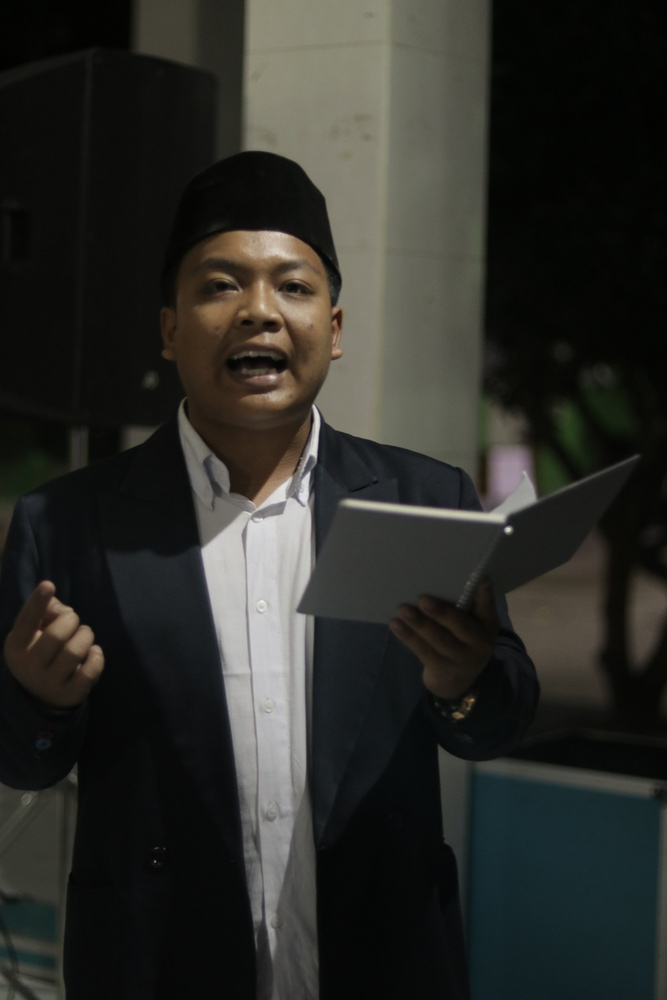
#> input picture uts/foto/foto 4 detail wajah.jpeg, 667 x 1000 px, shrunk from 4000 x 6000 before the run, found by its file name
$ python histogram_equalization.py
#> lines starting #> are read from the running program, lines starting #| are printed output that depends on the picture
import cv2
import matplotlib.pyplot as plt

# membaca gambar
img = cv2.imread(r'D:\kuliah\pengolahan citra\UTS_PengolahanCitra\uts\foto\foto 4 detail wajah.jpeg',0)
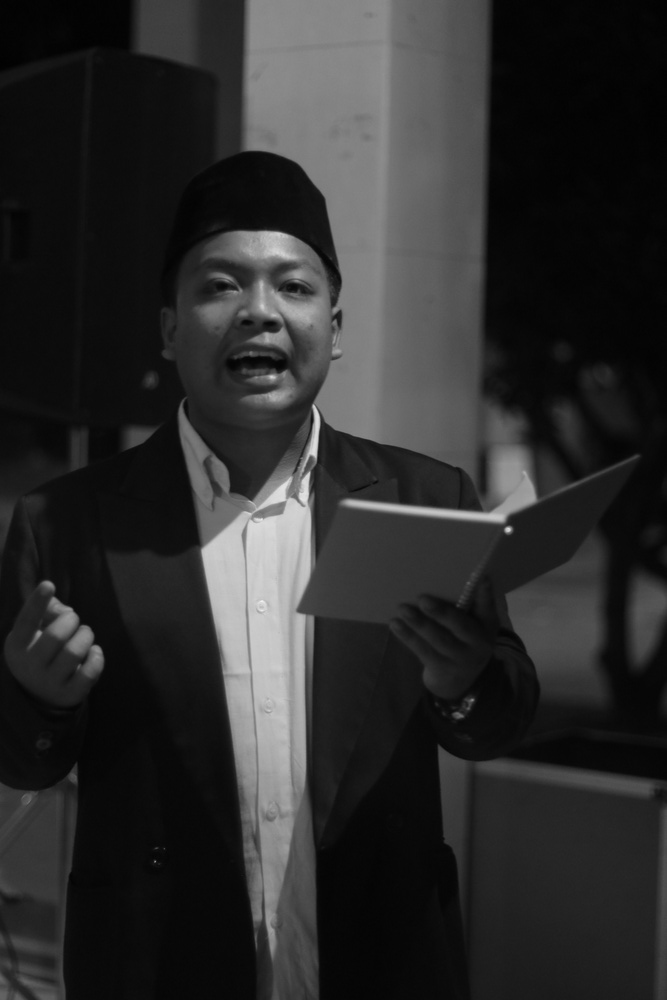
#> img: shape (1000, 667); min 1, max 243, mean 44.2

# cek gambar
if img is None:
    print("Gambar tidak ditemukan!")

else:

    # histogram equalization
    equal = cv2.equalizeHist(img)
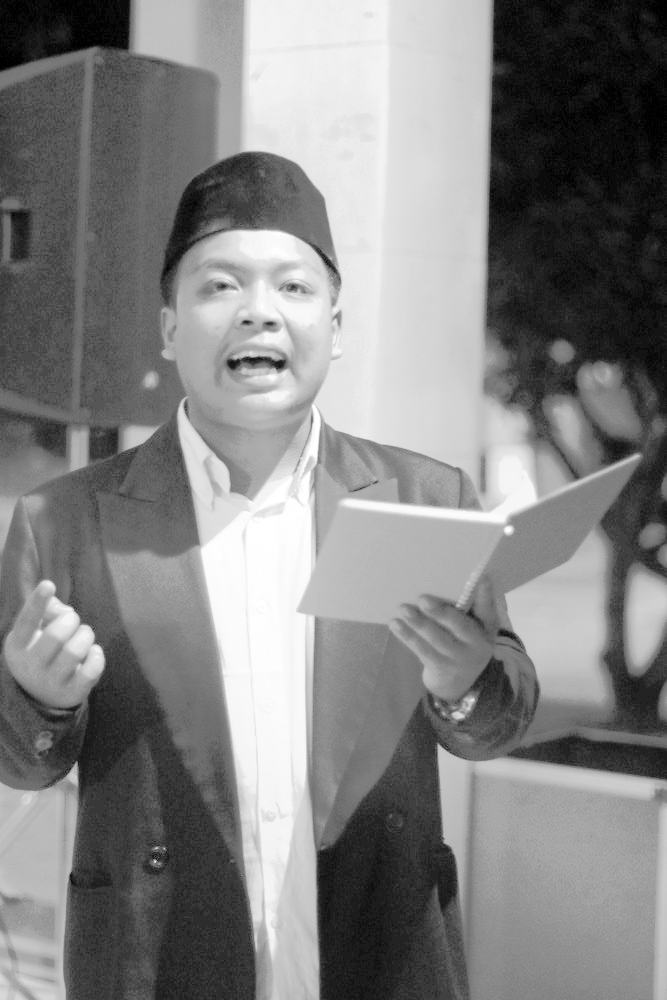
#> equal: shape (1000, 667); min 0, max 255, mean 129.8

    # tampilkan gambar
    plt.figure(figsize=(10,5))

    plt.subplot(1,2,1)
    plt.imshow(img, cmap='gray')
    plt.title("Citra Asli")
    plt.axis('off')

    plt.subplot(1,2,2)
    plt.imshow(equal, cmap='gray')
    plt.title("Histogram Equalization")
    plt.axis('off')

    plt.show()
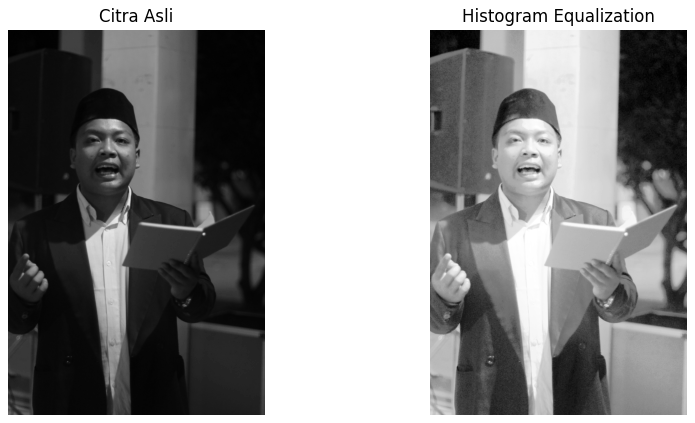
#> figure drawn by matplotlib, 2 panels

    # histogram asli
    plt.hist(img.ravel(),256,[0,256])
    plt.title("Histogram Asli")
    plt.show()
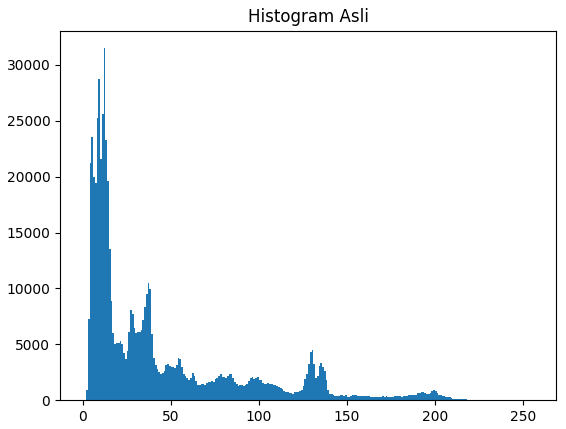
#> figure drawn by matplotlib, 1 panel; tallest bar 31495 high, from x = 12 to 13

    # histogram equalization
    plt.hist(equal.ravel(),256,[0,256])
    plt.title("Histogram Equalization")
    plt.show()
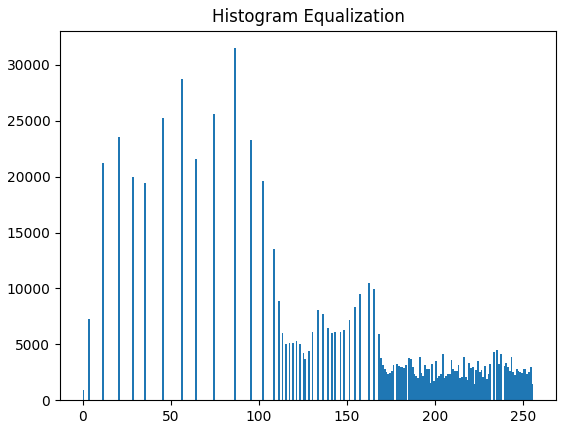
#> figure drawn by matplotlib, 1 panel; tallest bar 31495 high, from x = 86 to 87

$ run again, with uts/foto/dwi.jpeg copied over uts/foto/foto 4 detail wajah.jpeg
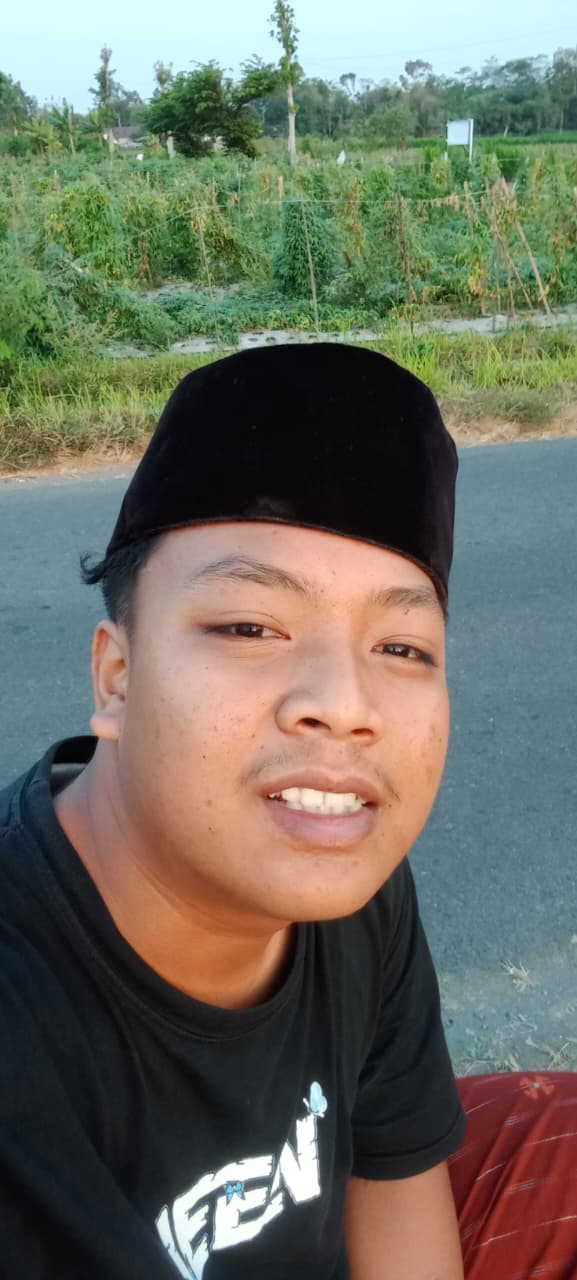
#> input picture uts/foto/dwi.jpeg, 577 x 1280 px, found by its file name
#> `equal = cv2.equalizeHist(img)`:
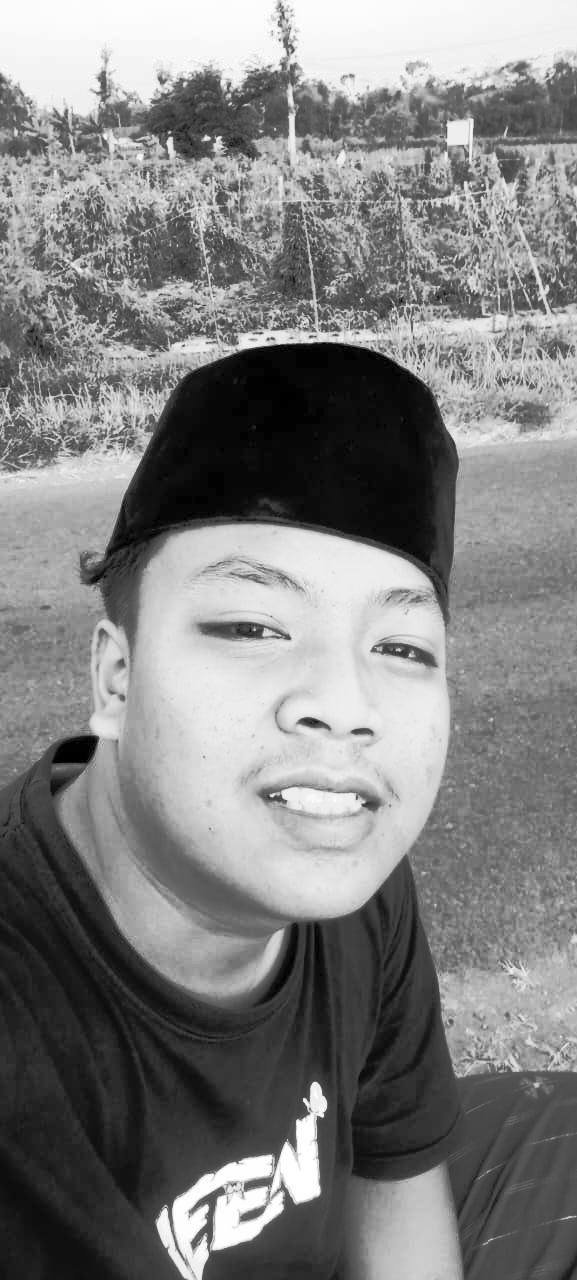
#> equal: shape (1280, 577); min 0, max 255, mean 128.3
#> `plt.show()`:
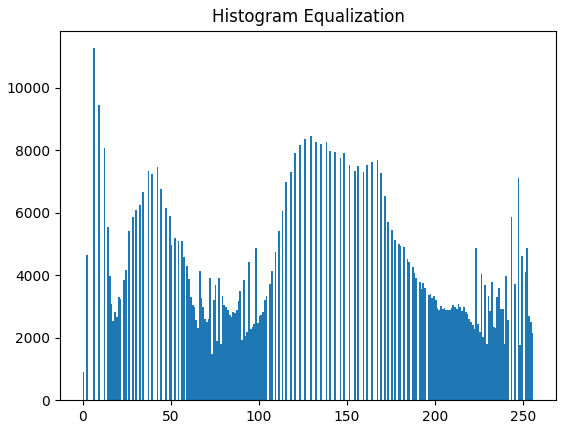
#> figure drawn by matplotlib, 1 panel; tallest bar 11269 high, from x = 6 to 7

$ run again, with uts/foto/foto 1 berwarna.jpeg copied over uts/foto/foto 4 detail wajah.jpeg
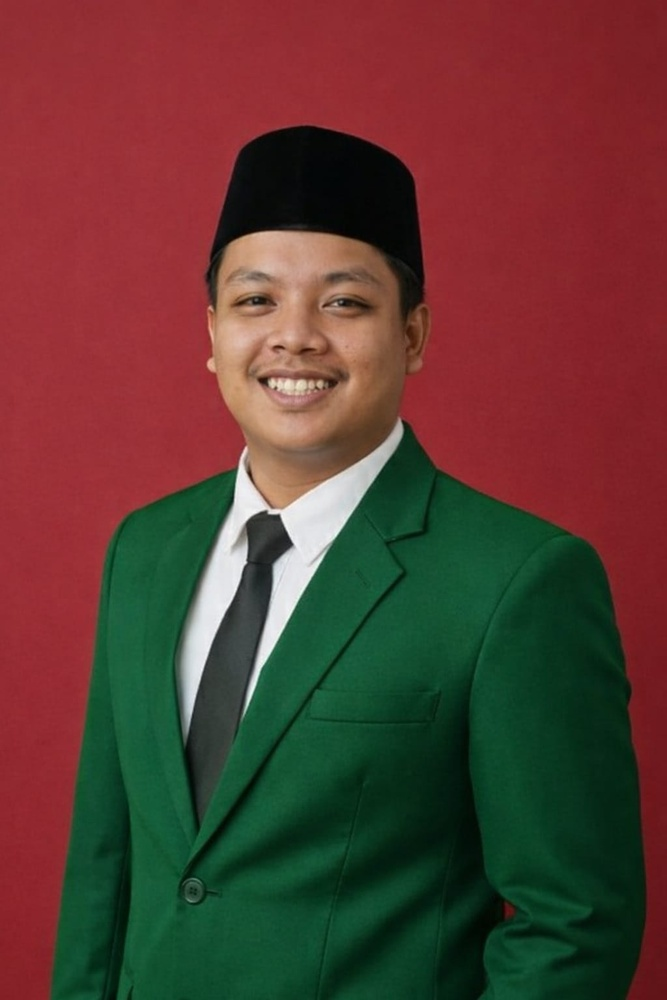
#> input picture uts/foto/foto 1 berwarna.jpeg, 667 x 1000 px, shrunk from 1024 x 1536 before the run, found by its file name
#> `equal = cv2.equalizeHist(img)`:
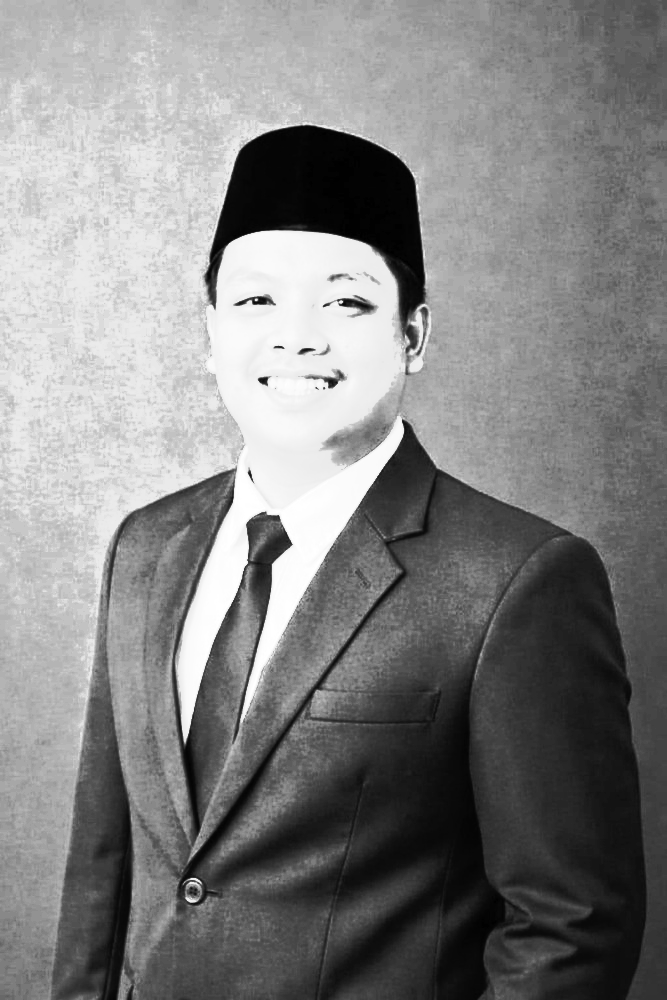
#> equal: shape (1000, 667); min 0, max 255, mean 129.6
#> `plt.show()`:
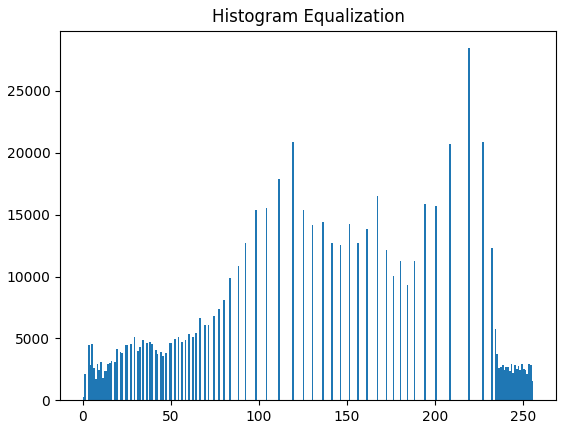
#> figure drawn by matplotlib, 1 panel; tallest bar 28458 high, from x = 219 to 220
